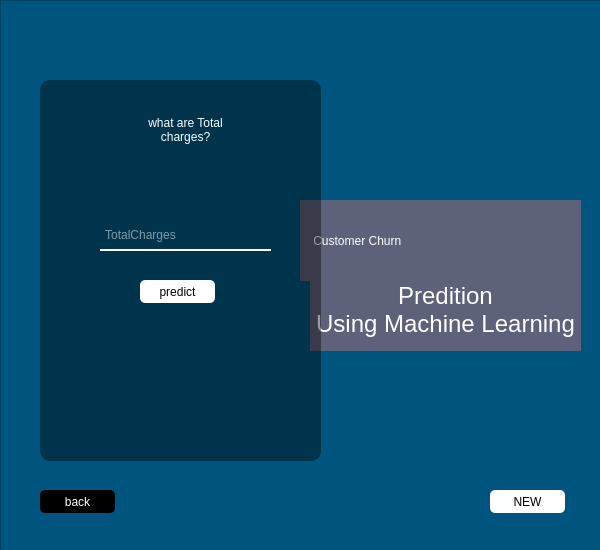
<?xml version="1.0" encoding="UTF-8"?>
<ui version="4.0">
 <class>Form</class>
 <widget class="QWidget" name="Form">
  <property name="geometry">
   <rect>
    <x>0</x>
    <y>0</y>
    <width>600</width>
    <height>550</height>
   </rect>
  </property>
  <property name="windowTitle">
   <string>Form</string>
  </property>
  <widget class="QFrame" name="frame">
   <property name="geometry">
    <rect>
     <x>-1</x>
     <y>-1</y>
     <width>361</width>
     <height>241</height>
    </rect>
   </property>
   <property name="frameShape">
    <enum>QFrame::StyledPanel</enum>
   </property>
   <property name="frameShadow">
    <enum>QFrame::Raised</enum>
   </property>
  </widget>
  <widget class="QFrame" name="frame_2">
   <property name="geometry">
    <rect>
     <x>0</x>
     <y>0</y>
     <width>601</width>
     <height>551</height>
    </rect>
   </property>
   <property name="styleSheet">
    <string notr="true">background-color: rgb(0, 85, 127);</string>
   </property>
   <property name="frameShape">
    <enum>QFrame::StyledPanel</enum>
   </property>
   <property name="frameShadow">
    <enum>QFrame::Raised</enum>
   </property>
   <widget class="QLabel" name="label">
    <property name="geometry">
     <rect>
      <x>20</x>
      <y>20</y>
      <width>566</width>
      <height>513</height>
     </rect>
    </property>
    <property name="styleSheet">
     <string notr="true">background-image: url(Untitled.jpg);</string>
    </property>
    <property name="text">
     <string/>
    </property>
    <property name="openExternalLinks">
     <bool>false</bool>
    </property>
   </widget>
   <widget class="QLabel" name="label_2">
    <property name="geometry">
     <rect>
      <x>40</x>
      <y>80</y>
      <width>281</width>
      <height>381</height>
     </rect>
    </property>
    <property name="styleSheet">
     <string notr="true">background-color:rgba(0,0,0,100);
border-radius:10px;</string>
    </property>
    <property name="text">
     <string/>
    </property>
   </widget>
   <widget class="QLabel" name="label_3">
    <property name="geometry">
     <rect>
      <x>300</x>
      <y>200</y>
      <width>281</width>
      <height>81</height>
     </rect>
    </property>
    <property name="styleSheet">
     <string notr="true">color:rgb(255, 255, 255);
background-color: rgb(93, 97, 122);
font: 75 24pt &quot;Bahnschrift&quot;;</string>
    </property>
    <property name="text">
     <string>    Customer Churn</string>
    </property>
   </widget>
   <widget class="QLabel" name="label_4">
    <property name="geometry">
     <rect>
      <x>310</x>
      <y>270</y>
      <width>271</width>
      <height>81</height>
     </rect>
    </property>
    <property name="styleSheet">
     <string notr="true">color:rgb(255, 255, 255);
background-color: rgb(93, 97, 122);
font: 75 24pt &quot;Bahnschrift&quot;;</string>
    </property>
    <property name="text">
     <string>&lt;html&gt;&lt;head/&gt;&lt;body&gt;&lt;p align=&quot;center&quot;&gt;&lt;span style=&quot; font-size:18pt;&quot;&gt;Predition &lt;br/&gt;Using Machine Learning&lt;/span&gt;&lt;/p&gt;&lt;/body&gt;&lt;/html&gt;</string>
    </property>
   </widget>
   <widget class="QLabel" name="label_5">
    <property name="geometry">
     <rect>
      <x>130</x>
      <y>110</y>
      <width>111</width>
      <height>41</height>
     </rect>
    </property>
    <property name="styleSheet">
     <string notr="true">background-color:rgb(0,0,0,0);
font: 75 12pt &quot;MS Shell Dlg 2&quot;;
color:rgb(255,255,255);</string>
    </property>
    <property name="text">
     <string>&lt;html&gt;&lt;head/&gt;&lt;body&gt;&lt;p align=&quot;center&quot;&gt;what are Total &lt;br/&gt;charges?&lt;/p&gt;&lt;/body&gt;&lt;/html&gt;</string>
    </property>
   </widget>
   <widget class="QLineEdit" name="TotalCharges">
    <property name="geometry">
     <rect>
      <x>100</x>
      <y>220</y>
      <width>171</width>
      <height>31</height>
     </rect>
    </property>
    <property name="styleSheet">
     <string notr="true">background-color:rgb(0,0,0,0);
border:none;
border-bottom:2px solid rgb(255,255,255);
color:rgb(255,255,255);</string>
    </property>
    <property name="placeholderText">
     <string> TotalCharges</string>
    </property>
   </widget>
   <widget class="QPushButton" name="predict">
    <property name="geometry">
     <rect>
      <x>140</x>
      <y>280</y>
      <width>75</width>
      <height>23</height>
     </rect>
    </property>
    <property name="styleSheet">
     <string notr="true">background-color:rgb(255,255,255);
border-radius:5px</string>
    </property>
    <property name="text">
     <string>predict</string>
    </property>
   </widget>
   <widget class="QPushButton" name="back7">
    <property name="geometry">
     <rect>
      <x>40</x>
      <y>490</y>
      <width>75</width>
      <height>23</height>
     </rect>
    </property>
    <property name="styleSheet">
     <string notr="true">color:rgb(255,255,255);
background-color:rgb(0,0,0);
border-radius:5px</string>
    </property>
    <property name="text">
     <string>back</string>
    </property>
   </widget>
   <widget class="QLabel" name="result">
    <property name="geometry">
     <rect>
      <x>90</x>
      <y>390</y>
      <width>181</width>
      <height>51</height>
     </rect>
    </property>
    <property name="styleSheet">
     <string notr="true">color:rgb(255,255,255);
background-color:rgb(0,0,0,0);
font: 9pt &quot;MS Shell Dlg 2&quot;;</string>
    </property>
    <property name="text">
     <string/>
    </property>
   </widget>
   <widget class="QPushButton" name="again">
    <property name="geometry">
     <rect>
      <x>490</x>
      <y>490</y>
      <width>75</width>
      <height>23</height>
     </rect>
    </property>
    <property name="styleSheet">
     <string notr="true">background-color:rgb(255,255,255);
border-radius:5px</string>
    </property>
    <property name="text">
     <string>NEW</string>
    </property>
   </widget>
   <zorder>label</zorder>
   <zorder>label_3</zorder>
   <zorder>label_4</zorder>
   <zorder>label_2</zorder>
   <zorder>TotalCharges</zorder>
   <zorder>predict</zorder>
   <zorder>label_5</zorder>
   <zorder>back7</zorder>
   <zorder>result</zorder>
   <zorder>again</zorder>
  </widget>
 </widget>
 <resources>
  <include location="res.qrc"/>
 </resources>
 <connections/>
</ui>
